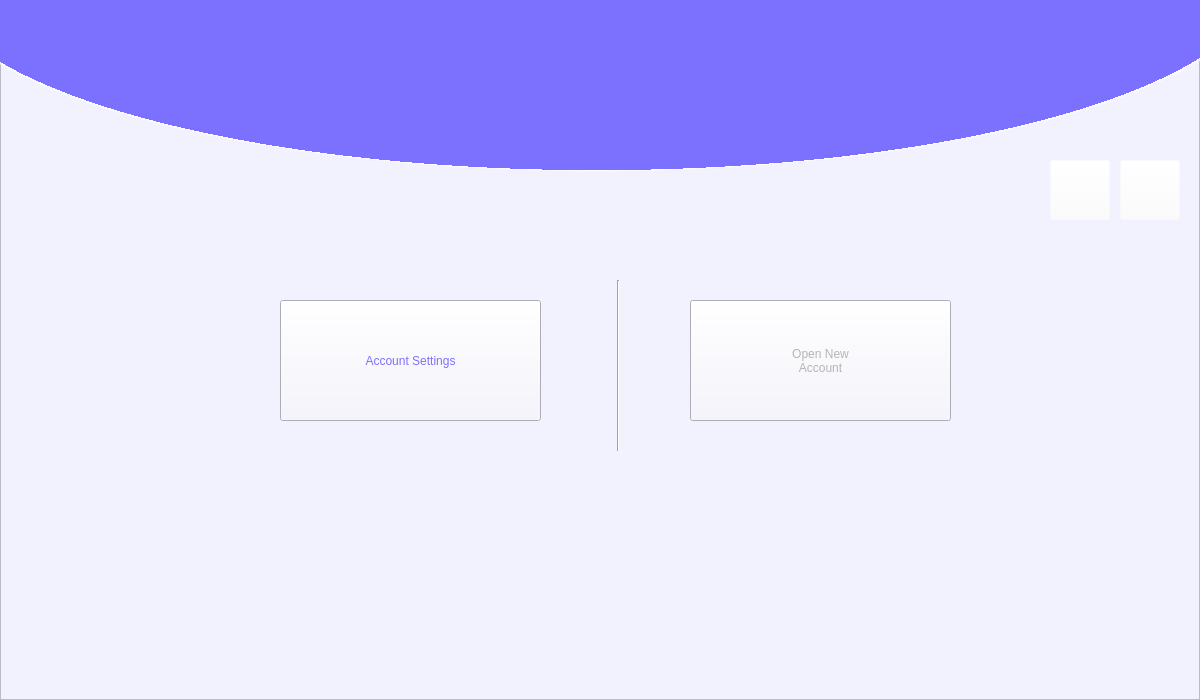
<?xml version="1.0" encoding="UTF-8"?>
<ui version="4.0">
 <class>Form</class>
 <widget class="QWidget" name="Form">
  <property name="geometry">
   <rect>
    <x>0</x>
    <y>0</y>
    <width>1200</width>
    <height>700</height>
   </rect>
  </property>
  <property name="maximumSize">
   <size>
    <width>1200</width>
    <height>700</height>
   </size>
  </property>
  <property name="windowTitle">
   <string>Form</string>
  </property>
  <widget class="QFrame" name="MainFrame">
   <property name="geometry">
    <rect>
     <x>0</x>
     <y>0</y>
     <width>1200</width>
     <height>700</height>
    </rect>
   </property>
   <property name="styleSheet">
    <string notr="true">background-color: rgb(242, 242, 255);</string>
   </property>
   <property name="frameShape">
    <enum>QFrame::StyledPanel</enum>
   </property>
   <property name="frameShadow">
    <enum>QFrame::Raised</enum>
   </property>
   <widget class="QWidget" name="TopBlueCurve" native="true">
    <property name="geometry">
     <rect>
      <x>-100</x>
      <y>-230</y>
      <width>1400</width>
      <height>410</height>
     </rect>
    </property>
    <property name="autoFillBackground">
     <bool>false</bool>
    </property>
    <property name="styleSheet">
     <string notr="true">background-color: qradialgradient(spread:pad, cx:0.5, cy:0.5, radius:0.911, fx:0.495, fy:0.5, stop:0 rgba(124, 112, 255, 255), stop:0.522167 rgba(124, 112, 255, 255), stop:0.522685 rgba(255, 255, 255, 255), stop:0.527094 rgba(255, 255, 255, 0));
</string>
    </property>
   </widget>
   <widget class="Line" name="line">
    <property name="geometry">
     <rect>
      <x>610</x>
      <y>280</y>
      <width>16</width>
      <height>171</height>
     </rect>
    </property>
    <property name="orientation">
     <enum>Qt::Vertical</enum>
    </property>
   </widget>
   <widget class="QPushButton" name="accountSettingButton">
    <property name="geometry">
     <rect>
      <x>280</x>
      <y>300</y>
      <width>261</width>
      <height>121</height>
     </rect>
    </property>
    <property name="styleSheet">
     <string notr="true">color: rgb(124, 112, 255);

font: 87 16pt &quot;Segoe UI Black&quot;;</string>
    </property>
    <property name="text">
     <string>Account Settings</string>
    </property>
   </widget>
   <widget class="QPushButton" name="newAccountButton">
    <property name="geometry">
     <rect>
      <x>690</x>
      <y>300</y>
      <width>261</width>
      <height>121</height>
     </rect>
    </property>
    <property name="styleSheet">
     <string notr="true">font: 87 16pt &quot;Segoe UI Black&quot;;
color: rgb(181, 181, 181);</string>
    </property>
    <property name="text">
     <string>Open New
Account</string>
    </property>
   </widget>
   <widget class="QPushButton" name="forward">
    <property name="geometry">
     <rect>
      <x>1120</x>
      <y>160</y>
      <width>60</width>
      <height>60</height>
     </rect>
    </property>
    <property name="styleSheet">
     <string notr="true">background-color: rgba(255, 255, 255, 0);</string>
    </property>
    <property name="text">
     <string/>
    </property>
    <property name="icon">
     <iconset>
      <normaloff>../Images/arroe_right.png</normaloff>../Images/arroe_right.png</iconset>
    </property>
    <property name="iconSize">
     <size>
      <width>60</width>
      <height>60</height>
     </size>
    </property>
   </widget>
   <widget class="QPushButton" name="back">
    <property name="geometry">
     <rect>
      <x>1050</x>
      <y>160</y>
      <width>60</width>
      <height>60</height>
     </rect>
    </property>
    <property name="styleSheet">
     <string notr="true">background-color: rgba(255, 255, 255, 0);</string>
    </property>
    <property name="text">
     <string/>
    </property>
    <property name="icon">
     <iconset>
      <normaloff>../Images/arroe_left.png</normaloff>../Images/arroe_left.png</iconset>
    </property>
    <property name="iconSize">
     <size>
      <width>60</width>
      <height>60</height>
     </size>
    </property>
   </widget>
   <widget class="QPushButton" name="pushButton_2">
    <property name="geometry">
     <rect>
      <x>430</x>
      <y>30</y>
      <width>360</width>
      <height>150</height>
     </rect>
    </property>
    <property name="styleSheet">
     <string notr="true">background-color: rgba(255, 255, 255, 0);</string>
    </property>
    <property name="text">
     <string/>
    </property>
    <property name="icon">
     <iconset>
      <normaloff>../Images/Logo.png</normaloff>../Images/Logo.png</iconset>
    </property>
    <property name="iconSize">
     <size>
      <width>350</width>
      <height>350</height>
     </size>
    </property>
    <property name="flat">
     <bool>true</bool>
    </property>
   </widget>
  </widget>
 </widget>
 <resources>
  <include location="image.qrc"/>
 </resources>
 <connections/>
</ui>
